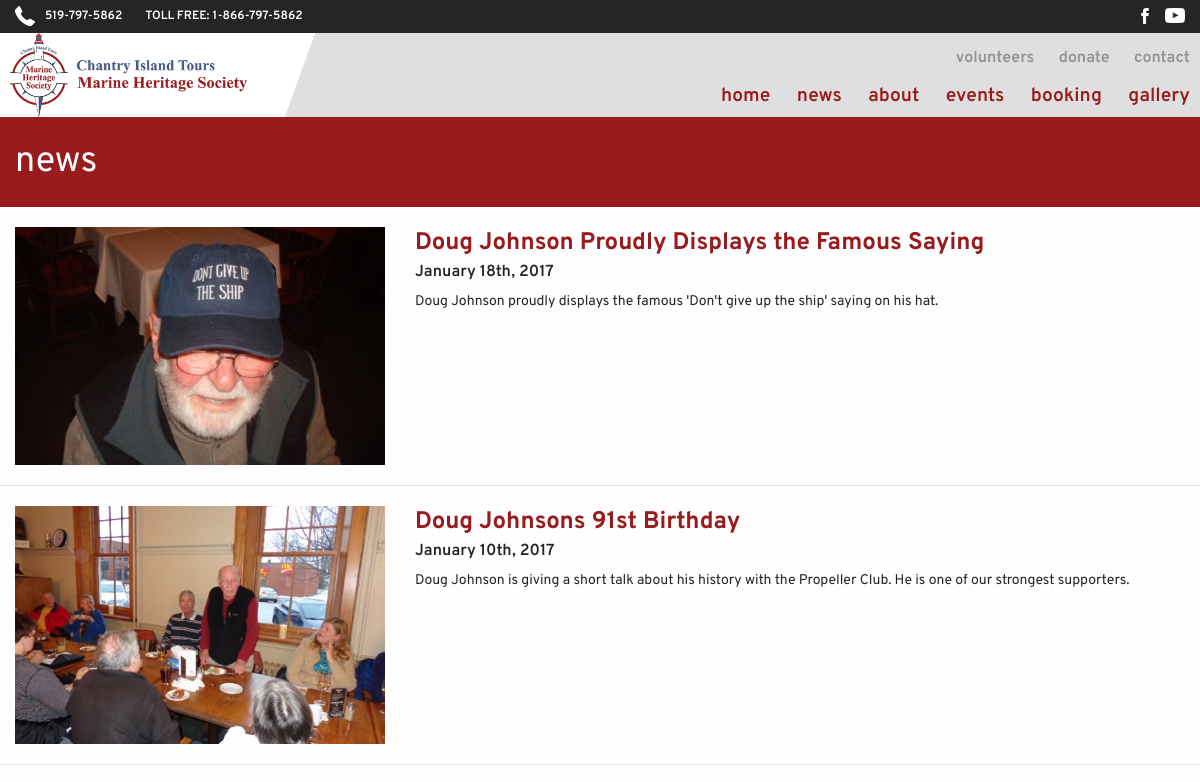
Before: /news.php (upper part) with the older database file.
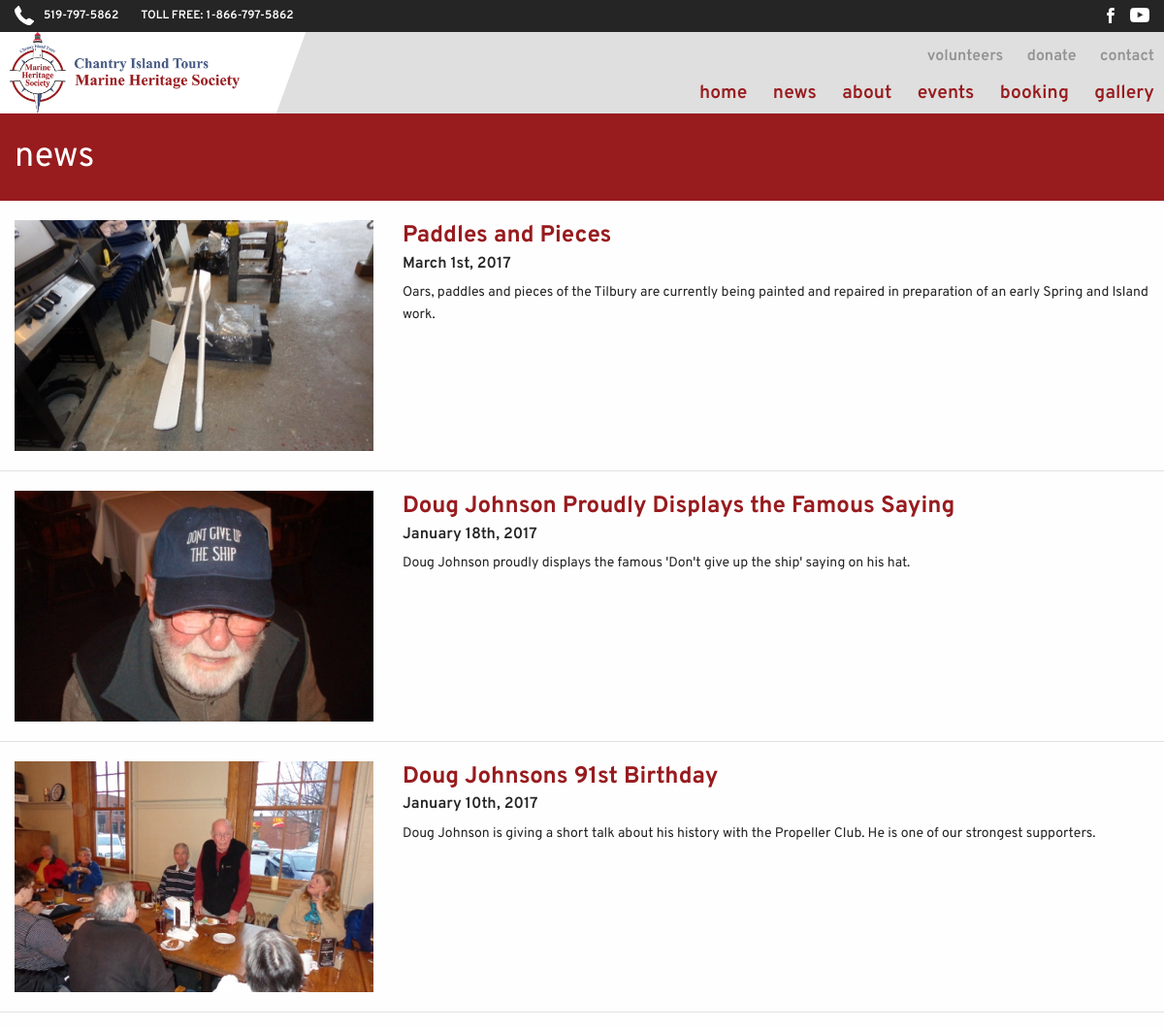
After: the same page with the newer database file.
### tables this page shows
CREATE TABLE tbl_news (
  news_id tinyint(3) unsigned NOT NULL,
  news_title varchar(150) NOT NULL,
  news_date varchar(50) NOT NULL,
  news_thumb varchar(200) NOT NULL,
  news_content text NOT NULL
);

### admin/phpscripts/read.php (called while the page is built, shortened)
<?php
	function getAllNews($tbl) {
		include('connect.php');
		$queryAll = "SELECT * FROM {$tbl} ORDER BY news_id DESC";
		$runAll = mysqli_query($link, $queryAll);
		if($runAll){
			return $runAll;
		}else{
			$error =  "There was an error accessing this information.  Please contact your admin.";
			return $error;
		}
	}
?>

### news.php (the view, shortened to what this page needs)
<?php
	$tbl_news = "tbl_news";
	$getNews = getAllNews($tbl_news);
?>
<?php
$strPageTitle = 'News';
include_once("layout/header.php");
?>
	<div id="pageTitle">
		<div class="row expanded">
			<div class="small-12 columns">
				<h1>news</h1>
			</div>
		</div>
	</div>
		<?php
			if(!is_string($getNews)){
				while($row = mysqli_fetch_array($getNews)){
					echo "<div class=\"newsWrapper\">";
					echo "<div class=\"row\">";
						echo "<div class=\"small-12 medium-6 large-4 columns\">";
						echo "<img src=\"images/uploads/{$row['news_thumb']}\" alt=\"news thumb\">";
						echo "</div>";
						echo "<div class=\"small-12 medium-6 large-8 columns\">";
						echo "<h1>{$row['news_title']}</h1>";
						echo "<h2>{$row['news_date']}</h2>";
						echo "<p>{$row['news_content']}</p>";
						echo "</div>";
						echo "</div>";
						echo "</div>";
				}
			}else{
				echo "<p>{$getNews}</p>";
			}
		?>
<?php
	include("layout/footer.php");
?>

### layout/header.php (shortened to what this page needs)
<!DOCTYPE html>
<html class="no-js" lang="en">
  <head>
    <link rel="stylesheet" href="css/foundation.css">
    <link rel="stylesheet" href="css/app.css">
  </head>
  <body class="body-<?=strtolower(str_replace(' ', '-', $strPageTitle))?>">
	<div class="off-canvas-wrapper">
    <div class="off-canvas-content" data-off-canvas-content>
	<div id="topNavBar">
		<div class="row expanded">
			<div class="small-9 medium-6 columns">
				<img data-interchange="[images/phoneIcon.png, small], [images/phoneIcon.svg, retina]" alt="phone icon" id="topNavBarPhone">
				<h1><a href="tel:519-797-5862">519-797-5862</a> <span> TOLL FREE: 1-866-797-5862</span></h1>
			</div>
			<div class="small-3 medium-6 columns">
				<a href="https://www.youtube.com/channel/UC5BwiLq9hSIl9BZRq7Q4UNA" target="blank"><img data-interchange="[images/socIcon_YouTube.png, small], [images/socIcon_YouTube.svg, retina]" alt="social media icon" class="topNavBarSocIcon"></a>
				<a href="https://www.facebook.com/MarineHeritageSociety/" target="blank"><img data-interchange="[images/socIcon_Facebook.png, small], [images/socIcon_Facebook.svg, retina]" alt="social media icon" class="topNavBarSocIcon"></a>
			</div>
		</div>
	</div>
	<div id="headerWrapper">
	<header id="mainHeader" class="row collapse">
	  	<div class="hide-for-small-only medium-4 large-3 columns">
		  	<div id="skewCon">
		  	<a href="index.php"><img data-interchange="[images/chantry_island_header.png, small], [images/chantry_island_header.svg, retina]" alt="logo" id="headerLogo"></a>
		  	</div>
	  	</div>
	  	<nav class="medium-8 large-9 columns">
		  	<div>
			  	<ul id="mainNavAdditionlLinks">
				  	<li><a href="volunteers.php">volunteers</a></li>
					<li><a href="donate.php">donate</a></li>
					<li><a href="contact.php">contact</a></li>
			  	</ul>
		  	</div>
		  	<div id="expanded-menu" data-magellan>
			  	<ul id="mobileNav">
				  	<li><a href="index.php">home</a></li>
				  	<li><a href="news.php">news</a></li>
				  	<li><a href="about.php">about</a></li>
				  	<li><a href="events.php">events</a></li>
				  	<li><a href="booking.php">booking</a></li>
				  	<li><a href="gallery.php">gallery</a></li>
			  	</ul>
		  	</div>
	  	</nav>
  	</header>
	</div>

### layout/footer.php (shortened to what this page needs)
     </div>
   </div>
  </body>
</html>

### css/app.css (style rules this page uses)
#pageTitle { background-color: #981b1e; padding: 10px 0px; }
#pageTitle h1 { font-family: 'Overpass', sans-serif; font-size: 1.75em; font-weight: 400; color: #fff; padding: 0; margin: 0; }
.newsWrapper { margin: 20px 0px; border-bottom: 1px solid #e1e1e1; padding-bottom: 20px; }
.newsWrapper img { margin-bottom: 15px; }
.newsWrapper h1 { font-family: 'Overpass', sans-serif; font-size: 1.5em; font-weight: 700; color: #981b1e; margin: 0; padding: 0; }
.newsWrapper h2 { font-family: 'Overpass', sans-serif; font-size: 1em; font-weight: 600; color: #252525; }
.newsWrapper p { font-family: 'Overpass', sans-serif; font-size: .875em; font-weight: 400; color: #252525; }
#headerWrapper { background: #fff; }
#skewCon { background-color: #fff; -moz-transform: skew(-20deg, 0deg); -webkit-transform: skew(-20deg, 0deg); -o-transform: skew(-20deg, 0deg); -ms-transform: skew(-20deg, 0deg); }
#topNavBar { background-color: #252525; padding: 6px 0px 0px 0px; }
#topNavBarPhone { display: none; }
#topNavBar h1 { font-family: 'Overpass', sans-serif; color: #fff; font-size: .5em; font-weight: 600; margin-top: 4px; }
#topNavBar a { color: #fff; transition: .3s ease-in-out all; }
#topNavBar span { margin-left: 20px; }
.topNavBarSocIcon { float: right; max-width: 20px; margin-left: 10px; margin-top: 2px; transition: .3s ease-in-out all; }
#headerLogo { max-height: 60px; margin-left: 10px; margin-top: 6px; margin-bottom: 6px; -moz-transform: skew(20deg, 0deg); -webkit-transform: skew(20deg, 0deg); -o-transform: skew(20deg, 0deg); -ms-transform: skew(20deg, 0deg); }
#mobileNav { list-style: none; text-align: center; }
#mobileNav li { padding: 10px 0px; margin-right: 20px; background-color: #e5e5e5; margin-bottom: 1px; transition: .2s ease-in-out all; }
#mobileNav li:first-child { margin-top: 20px; }
#mobileNav li a { color: #981b1e; font-family: 'Overpass', sans-serif; font-weight: 600; font-size: 1.2em; margin: 0 auto; transition: .3s ease-in-out all; }
#mainNavAdditionlLinks { display: none; }
@media (min-width: 23.4375em) { #topNavBar h1 { font-size: .7em; margin-top: 2px; } }
@media (min-width: 40em) { #pageTitle { padding: 20px 0px; } }
@media (min-width: 40em) { #pageTitle h1 { font-size: 2.25em; } }
@media (min-width: 40em) { .newsWrapper img { margin-bottom: 0px; } }
@media (min-width: 40em) { #headerWrapper { background: #ffffff; background: -moz-linear-gradient(left, #ffffff 0%, #ffffff 13%, #dfdfdf 13%, #dfdfdf 100%); background: -webkit-linear-gradient(left, #ffffff 0%,#ffffff 13%,#dfdfdf 13%,#dfdfdf 100%); background: linear-gradient(to right, #ffffff 0%,#ffffff 13%,#dfdfdf 13%,#dfdfdf 100%); filter: progid:DXImageTransform.Microsoft.gradient( startColorstr='#ffffff', endColorstr='#dfdfdf',GradientType=1 ); } }
@media (min-width: 40em) { #topNavBarPhone { display: block; max-width: 20px; float: left; margin-right: 10px; } }
@media (min-width: 40em) { #topNavBar h1 { font-size: .75em; } }
@media (min-width: 40em) { #mobileNav { text-align: right; margin: 0; padding: 0; } }
@media (min-width: 40em) { #mobileNav li { border-bottom: none; display: inline; padding: 0px; margin-right: 0px; background-color: transparent; margin-bottom: 0px; } }
@media (min-width: 40em) { #mobileNav li:first-child { margin-top: 0px; } }
@media (min-width: 40em) { #mobileNav li:last-child { margin-right: 10px; } }
@media (min-width: 40em) { #mobileNav li a { display: inline; border-bottom: none; padding-left: 22px; font-size: .875em; background-color: transparent; } }
@media (min-width: 40em) { #mobileNav li:first-child a { padding-left: 0px; } }
@media (min-width: 40em) { #mainNavAdditionlLinks { list-style: none; display: block; text-align: right; margin-top: 10px; margin-bottom: 10px; } }
@media (min-width: 40em) { #mainNavAdditionlLinks li { display: inline; } }
@media (min-width: 40em) { #mainNavAdditionlLinks li a { margin-right: 10px; margin-left: 10px; color: #929292; font-family: 'Overpass', sans-serif; font-weight: 600; font-size: 1em; transition: .3s ease-in-out all; } }
@media screen and (min-width: 48.125em) { #headerLogo { max-height: 84px; margin-top: 0px; margin-bottom: 0px; } }
@media screen and (min-width: 48.125em) { #mobileNav li a { font-size: 1.2em; } }
@media screen and (min-width: 64em) { #mobileNav li:first-child a { padding-left: 40px; } }

Changed rows visible on the page:
added tbl_news: news_thumb (picture), news_title "Paddles and Pieces", news_date "March 1st, 2017", news_content "Oars, paddles and pieces of the Tilbury are currently being painted and repaired in preparation of an early Spring and Island work."
